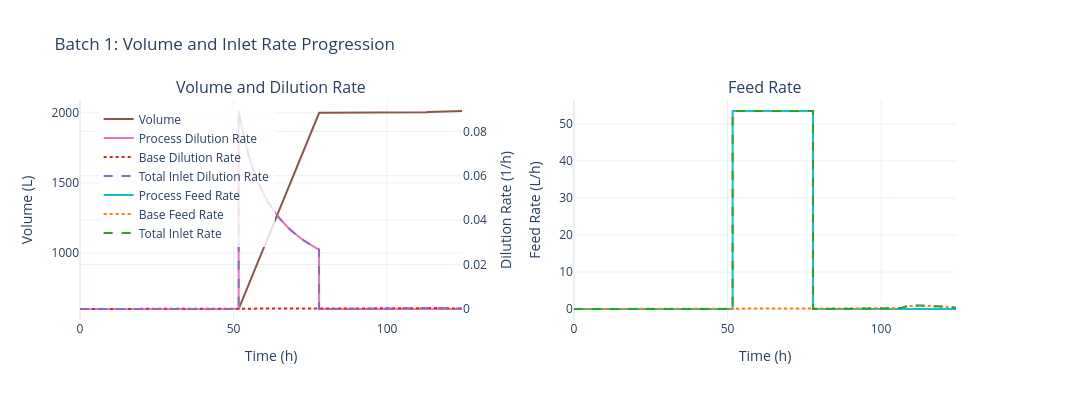

Here is the notebook cell this chart was saved with:
### Code cell
# Volume & feed / dilution rate
fig = data.plot_volume_feed(batch_number=BATCH_NUMBER)
fig.show()

### Figure 1 — Plotly figure (JSON) as saved in the notebook; plotly's stock layout.template omitted (floating-point values rounded to 4 significant figures; data arrays with more than 128 entries replaced by an {"elided": "..."} marker saying what was removed)
{"data": [{"hovertemplate": "Time: %{x:.1f} h<br>Volume: %{y:.2f} L<extra></extra>", "line": {"color": "#8c564b", "width": 2}, "mode": "lines", "name": "Volume", "type": "scatter", "x": {"elided": "210 float values"}, "xaxis": "x", "y": {"elided": "210 float values"}, "yaxis": "y"}, {"hovertemplate": "Time: %{x:.1f} h<br>D_process: %{y:.4f} 1/h<extra></extra>", "line": {"color": "#e377c2", "width": 2}, "mode": "lines", "name": "Process Dilution Rate", "type": "scatter", "x": {"elided": "210 float values"}, "xaxis": "x", "y": {"elided": "210 float values"}, "yaxis": "y2"}, {"hovertemplate": "Time: %{x:.1f} h<br>D_base: %{y:.4f} 1/h<extra></extra>", "line": {"color": "#d62728", "dash": "dot", "width": 2}, "mode": "lines", "name": "Base Dilution Rate", "type": "scatter", "x": {"elided": "210 float values"}, "xaxis": "x", "y": {"elided": "210 float values"}, "yaxis": "y2"}, {"hovertemplate": "Time: %{x:.1f} h<br>D_total: %{y:.4f} 1/h<extra></extra>", "line": {"color": "#9467bd", "dash": "dash", "width": 2}, "mode": "lines", "name": "Total Inlet Dilution Rate", "type": "scatter", "x": {"elided": "210 float values"}, "xaxis": "x", "y": {"elided": "210 float values"}, "yaxis": "y2"}, {"hovertemplate": "Time: %{x:.1f} h<br>F_process: %{y:.4f} L/h<extra></extra>", "line": {"color": "#17becf", "width": 2}, "mode": "lines", "name": "Process Feed Rate", "type": "scatter", "x": {"elided": "210 float values"}, "xaxis": "x2", "y": {"elided": "210 float values"}, "yaxis": "y3"}, {"hovertemplate": "Time: %{x:.1f} h<br>F_base: %{y:.4f} L/h<extra></extra>", "line": {"color": "#ff7f0e", "dash": "dot", "width": 2}, "mode": "lines", "name": "Base Feed Rate", "type": "scatter", "x": {"elided": "210 float values"}, "xaxis": "x2", "y": {"elided": "210 float values"}, "yaxis": "y3"}, {"hovertemplate": "Time: %{x:.1f} h<br>F_total: %{y:.4f} L/h<extra></extra>", "line": {"color": "#2ca02c", "dash": "dash", "width": 2}, "mode": "lines", "name": "Total Inlet Rate", "type": "scatter", "x": {"elided": "210 float values"}, "xaxis": "x2", "y": {"elided": "210 float values"}, "yaxis": "y3"}], "layout": {"annotations": [{"font": {"size": 16}, "showarrow": false, "text": "Volume and Dilution Rate", "x": 0.205, "xanchor": "center", "xref": "paper", "y": 1, "yanchor": "bottom", "yref": "paper"}, {"font": {"size": 16}, "showarrow": false, "text": "Feed Rate", "x": 0.735, "xanchor": "center", "xref": "paper", "y": 1, "yanchor": "bottom", "yref": "paper"}], "font": {"size": 12}, "height": 400, "legend": {"bgcolor": "rgba(255,255,255,0.8)", "x": 0.02, "y": 0.98}, "showlegend": true, "title": {"text": "Batch 1: Volume and Inlet Rate Progression"}, "width": 1400, "xaxis": {"anchor": "y", "domain": [0, 0.41], "title": {"text": "Time (h)"}}, "xaxis2": {"anchor": "y3", "domain": [0.53, 0.94], "title": {"text": "Time (h)"}}, "yaxis": {"anchor": "x", "domain": [0, 1], "title": {"text": "Volume (L)"}}, "yaxis2": {"anchor": "x", "overlaying": "y", "side": "right", "title": {"text": "Dilution Rate (1/h)"}}, "yaxis3": {"anchor": "x2", "domain": [0, 1], "title": {"text": "Feed Rate (L/h)"}}}}
